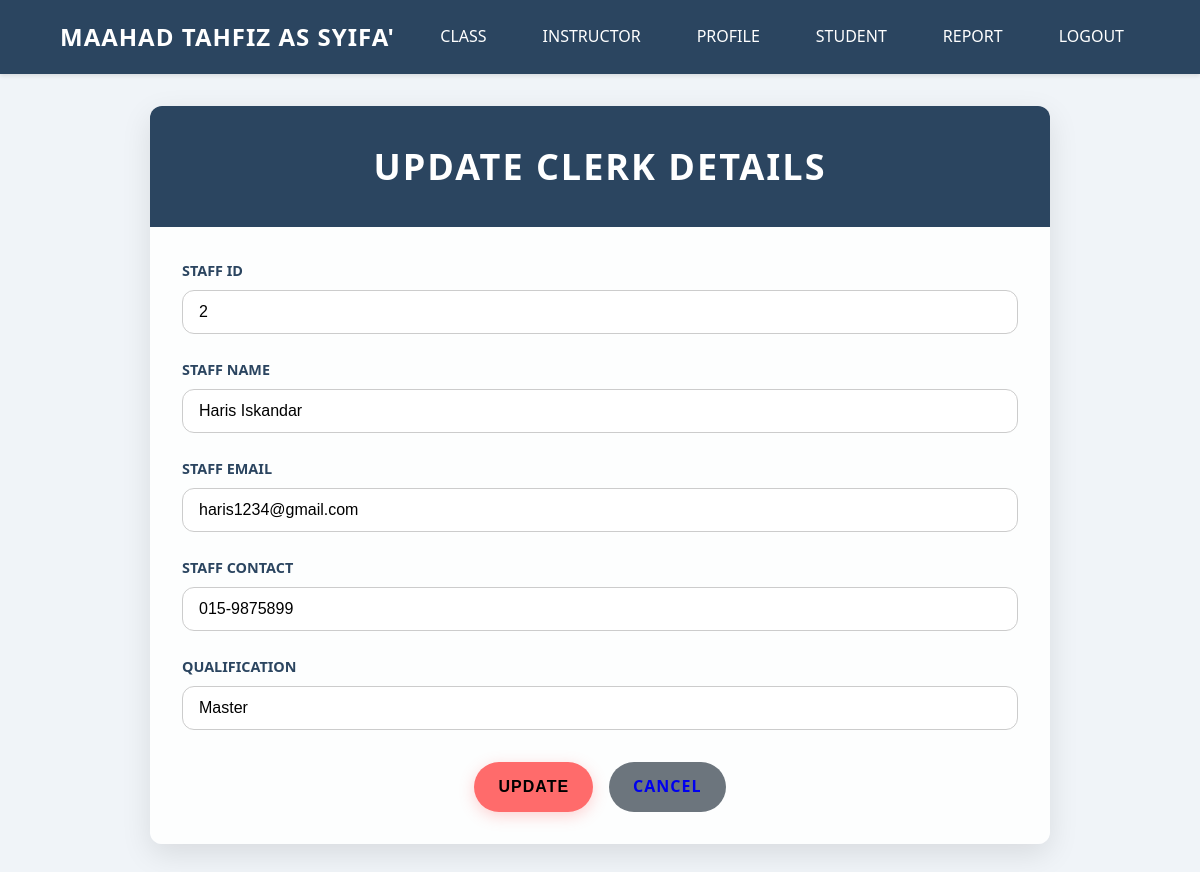
The page /clerkUpdate.php (signed in) on the database its author committed.
### tables this page shows
CREATE TABLE `staff` (
  `staffID` varchar(10) NOT NULL,
  `staffName` varchar(30) NOT NULL,
  `staffEmail` varchar(30) NOT NULL,
  `staffContact` varchar(12) NOT NULL,
  `qualification` varchar(30) NOT NULL,
  `staffRole` varchar(30) NOT NULL,
  `staffPass` varchar(255) NOT NULL
);

### clerkUpdate.php (the view, shortened to what this page needs)
<?php
include_once "clerkHeader.php";
$staffID = $_SESSION['userID'];
$staffName = "";
$staffEmail = "";
$staffContact = "";
$qualification = "";
require_once "db_connection.php";
$query = "
    SELECT staffName, staffEmail, staffContact, qualification
    FROM staff
    WHERE staffID = ?
";
$stmt = $conn->prepare($query);
$stmt->bind_param("s", $staffID);
$stmt->execute();
$result = $stmt->get_result();
if ($result->num_rows === 1) {
    $row = $result->fetch_assoc();
    $staffName = $row['staffName'];
    $staffEmail = $row['staffEmail'];
    $staffContact = $row['staffContact'];
    $qualification = $row['qualification'];
} else {
    echo "Error: Clerk not found.";
    exit;
}
?>
<!DOCTYPE html>
<html lang="en">
<head>
</head>
<body>
    <div class="update-container">
        <div class="update-header">
            <h2>Update Clerk Details</h2>
        </div>
        <div class="update-content">
            <form action="clerkUpdate.php" method="post" onsubmit="return validateForm()">
                <div class="form-group">
                    <label for="staffID">Staff ID</label>
                    <input type="text" id="staffID" name="staffID" class="form-control"
                        value="<?php echo htmlspecialchars($staffID); ?>" readonly>
                </div>
                <div class="form-group">
                    <label for="staffName">Staff Name</label>
                    <input type="text" id="staffName" name="staffName" class="form-control"
                        value="<?php echo htmlspecialchars($staffName); ?>" pattern="[A-Za-z\s]+"
                        title="Only letters and spaces are allowed" required>
                </div>
                <div class="form-group">
                    <label for="staffEmail">Staff Email</label>
                    <input type="email" id="staffEmail" name="staffEmail" class="form-control"
                        value="<?php echo htmlspecialchars($staffEmail); ?>" required>
                </div>
                <div class="form-group">
                    <label for="staffContact">Staff Contact</label>
                    <input type="text" id="staffContact" name="staffContact" class="form-control"
                        value="<?php echo htmlspecialchars($staffContact); ?>" pattern="01\d-\d{7}"
                        title="Format: 01#-#######" required>
                </div>
                <div class="form-group">
                    <label for="qualification">Qualification</label>
                    <input type="text" id="qualification" name="qualification" class="form-control"
                        value="<?php echo htmlspecialchars($qualification); ?>" pattern="[A-Za-z\s]+"
                        title="Only letters and spaces are allowed" required>
                </div>
                <div class="btn-container">
                    <button type="submit" class="btn btn-primary">Update</button>
                    <a href="clerkProfile.php" class="btn btn-secondary">Cancel</a>
                </div>
            </form>
        </div>
    </div>
</body>
</html>

### clerkHeader.php (style rules this page uses)
:root { --primary-color: #2b4560; --secondary-color: #ffffff; --hover-color: #3a5f81; --background-color: #f0f4f8; }
* { margin: 0; padding: 0; box-sizing: border-box; }
body { font-family: 'Segoe UI', Tahoma, Geneva, Verdana, sans-serif; background-color: var(--background-color); line-height: 1.6; }

### clerkUpdate.php (style rules this page uses)
:root { --primary-color: #2b4560; --secondary-color: #ffffff; --accent-color: #ff6b6b; --text-color: #333; --border-radius: 12px; }
body { font-family: 'Segoe UI', Tahoma, Geneva, Verdana, sans-serif; background-color: #f0f4f8; line-height: 1.6; margin: 0; padding: 0; }
.update-container { max-width: 900px; margin: 2rem auto; background: rgba(255, 255, 255, 0.9); border-radius: var(--border-radius); box-shadow: 0 10px 30px rgba(0, 0, 0, 0.1); overflow: hidden; }
.update-header { background-color: var(--primary-color); color: var(--secondary-color); padding: 2rem; text-align: center; font-size: 1.5em; letter-spacing: 2px; text-transform: uppercase; }
.update-content { padding: 2rem; }
.form-group { margin-bottom: 1.5rem; }
.form-group label { display: block; font-weight: 600; margin-bottom: 0.5rem; color: var(--primary-color); font-size: 0.9em; text-transform: uppercase; }
.form-control { width: 100%; padding: 0.75rem 1rem; border: 1px solid #ccc; border-radius: var(--border-radius); font-size: 1em; color: var (--text-color); transition: all 0.3s ease; }
.btn-container { display: flex; justify-content: center; gap: 1rem; margin-top: 2rem; }
.btn { padding: 0.75rem 1.5rem; font-size: 1em; cursor: pointer; border: none; border-radius: 50px; transition: all 0.3s ease; text-decoration: none; text-transform: uppercase; font-weight: 600; letter-spacing: 1px; }
.btn-primary { background-color: var(--accent-color); color: var (--secondary-color); box-shadow: 0 4px 15px rgba(255, 107, 107, 0.3); }
.btn-secondary { background-color: #6c757d; color: var (--secondary-color); }

### rows shown on the page
staff: staffName "Haris Iskandar", staffEmail "haris1234@gmail.com", staffContact "015-9875899", qualification "Master"
